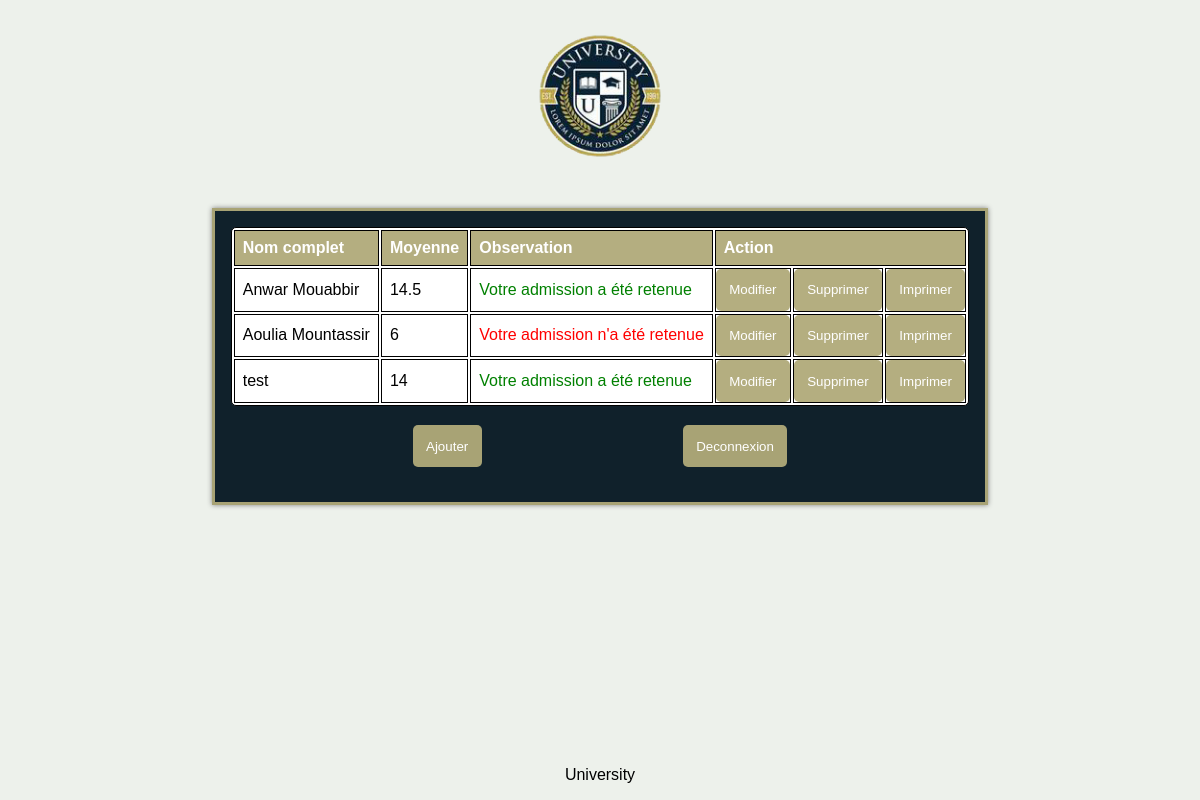
Screenshot of /result.php (signed in) with the database file from the repository.
### tables this page shows
CREATE TABLE `Notes` (
  `ID` int(11) NOT NULL,
  `Nom` tinytext NOT NULL,
  `Informatique` float NOT NULL,
  `Maths` float NOT NULL,
  `Photo` text NOT NULL,
  `isDELETED` tinyint(1) NOT NULL DEFAULT 0
);

### config.php (called while the page is built, shortened)
<?php
require_once('Classes.php');
$env = parse_ini_file('.env');
function getConnection() {
    global $env;
    $host=$env["HOST"];
    $dbname=$env["DBNAME"];
    $username=$env["USERNAME"];
    $password=$env["PASSWORD"];
    try{
        $conn=new PDO("mysql:host=$host;dbname=$dbname",$username,$password);
        $conn->setAttribute(PDO::ATTR_ERRMODE,PDO::ERRMODE_EXCEPTION);
        return $conn;
    } catch (PDOException $e) {
        die("Error". $e->getMessage());
    }
}
function import_note(){
    $conn=getConnection();
    $sql="SELECT * FROM Notes";
    $result=$conn->query($sql);
    $etudiants=[];
    if($result->rowCount()>0){
        while(($row = $result->fetch()) !== false && $row['isDELETED'] == false){
            $etudiants[]=new Etudiants($row['ID'],$row['Nom'],$row['Maths'],$row['Informatique'], $row['Photo']);
        }
    }
    return $etudiants;
}
?>

### result.php (the view, shortened to what this page needs)
<?php
require_once('Classes.php');
require_once('config.php');
$etudiants=import_note();
?>
<html>
    <head>
        <link rel="stylesheet" type="text/css" href="style.css">
    </head>
    <body>
        <img placeholder="LOGO" src="./assets/logo.png" id="logo-image"/>
        <div id="parent-box">
            <table>
                <tr id="toprow"><th>Nom complet</th><th>Moyenne</th><th>Observation</th><th colspan="3">Action</th></tr>
                <?php foreach ($etudiants as $etudiant): ?>
                <tr>
                    <td><?= htmlspecialchars($etudiant->nom) ?></td>
                    <td><?= $etudiant->calculemoyenne() ?></td>
                    <td><?= $etudiant->remarque() ?></td>
                    <td class="buttoncell"><a href="modify.php?id=<?= $etudiant->ID ?>"><button id="mod">Modifier</button></a></td>
                    <td class="buttoncell"><a href="delete.php?id=<?= $etudiant->ID ?>"><button type="submit" name="delete" id="del">Supprimer</button></a></td>
                    <td class="buttoncell"><a href="print.php?id=<?= $etudiant->ID ?>"><button id="prt">Imprimer</button></a></td>
                </tr>
            <?php endforeach; ?>
            </table>
            <div class="buttons">
                <a href="student.php">
                    <button name="return" class="button">Ajouter</button>
                </a>
                <a href="disconnect.php">
                    <button name="deconnexion" class="button">Deconnexion</button>
                </a>
            </div>
        </div>
    </body>
    <footer>
        <p>University</p>
    </footer>
</html>

### Classes.php (shortened to what this page needs)
<?php
class Etudiants{
    private float $noteM;
    private float $noteInfo;
    public function __construct($ID,$nom,$noteM,$noteInfo,$photo){
        $this->ID=$ID;
        $this->nom=$nom;
        $this->noteM=$noteM;
        $this->noteInfo=$noteInfo;
    }
    public function calculemoyenne(){
        return ($this->noteM+$this->noteInfo)/2;
    }
    public function remarque(){
        return $this->calculemoyenne()>=10? "<p id='V'>Votre admission a été retenue</p>" : "<p id='NV'>Votre admission n'a été retenue</p>" ;
    }
}
?>

### style.css (style rules this page uses)
@media screen and (min-width: 768px) { :root { --max-width: fit-content; } }
html * , #file::file-selector-button { -webkit-transition:0.2s; -moz-transition:0.2s; -o-transition:0.2s; transition:0.2s; transition-property: all; }
html, body, #parent-box, div, form, .buttons, .popup, .popup-content { display: flex; flex-wrap: nowrap; column-gap: 1em; }
body, #parent-div { align-items: center; }
html, body, #parent-box, form { flex-direction: column; justify-content: space-around; text-align: center; }
body { font-family: Arial, sans-serif; margin: 0; padding: 0; background-color: #edf1ebfe; }
div { justify-content: space-between; margin: 1em 0 1em 0; width: 100%; }
img { width: 12em; height: 12em; margin: 0 auto; }
#parent-box { z-index: 20; border-color: #b0aa7af2; color: white; background-color: #10212b; border-style: solid; border-width: 3px; box-shadow: 0 0 5px 0 gray; padding: 1em; max-width: var(--max-width); }
.button, #mod, #del, #prt { background-color: #b0aa7af2; border: none; color: white; border-radius: 5px; padding: 1em; text-align: center; margin: .25em; cursor: pointer; }
.buttoncell { padding: 0; margin: 0; }
#mod, #del, #prt { margin: 0; width: 100%; height: 100%; }
.buttons { display: flex; flex-wrap: nowrap; justify-content: space-evenly; }
footer { position: absolute; bottom: 0; text-align: center; width: 100%; }
table { background-color: white; border-radius: 5px; border: 1px solid black; }
th, tr, #toprow, td { padding: .5em; text-align: left; border: 1px solid black; }
#toprow { background-color: #b0aa7af2; color: white; }
#V { color: green; }
#NV { color: red; }

### rows the page displays
notes: Nom "Anwar Mouabbir", $etudiant->calculemoyenne() "14.5", shows "Votre admission a été retenue"
notes: Nom "Aoulia Mountassir", $etudiant->calculemoyenne() "6", shows "Votre admission n'a été retenue"
notes: Nom "test", $etudiant->calculemoyenne() "14", shows "Votre admission a été retenue"
